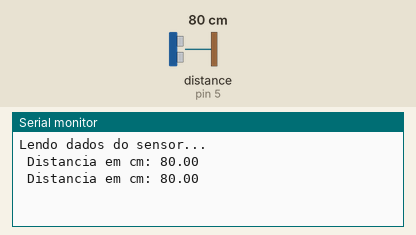
This sketch was run on a simulated Arduino Uno, built with avr-gcc and run on an emulated ATmega328P. Parts: the last lines printed to the serial monitor. The inputs (shaded band) are chosen by the test bench; at power-on: distance to the obstacle (sensor on pin 5) 80 cm. The echo pulse lasts 58.3 µs per cm.

Above: at 3.8 s.
3.9 s: distance to the obstacle (sensor on pin 5) set to 97 cm
At 7.4 s:
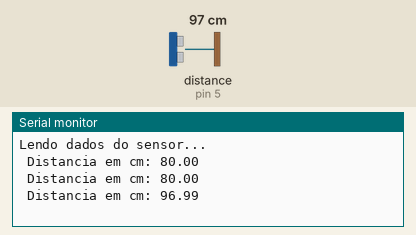
7.8 s: distance to the obstacle (sensor on pin 5) set to 104 cm
At 9.9 s:
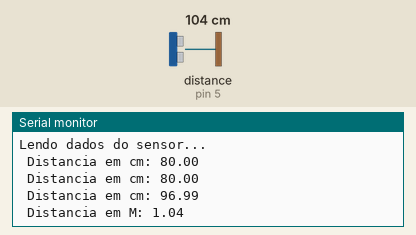

The sketch:

distance_sensor.ino
```cpp
//Projeto: Medidor de distancia com sensor ultrassonico
//autor: Azzi

#include <Ultrasonic.h>

#define pino_trigger 4
#define pino_echo 5

//Inicializa o sensor nos pinos definidos acima
Ultrasonic ultrasonic(pino_trigger, pino_echo);

void setup() {
  Serial.begin(9600);
  Serial.println("Lendo dados do sensor... ");
}

void loop() {

  //Le as informacoes do sensor, em cm e pol
  float cmMsec, inMsec;
  long microsec = ultrasonic.timing();
  cmMsec = ultrasonic.convert(microsec, Ultrasonic::CM);
  if(cmMsec >= 100)
  {
    float mMsec = cmMsec /100;
    Serial.print(" Distancia em M: ");
    Serial.print(mMsec);
    Serial.println();
    delay(3000);
  }
  else {
    Serial.print(" Distancia em cm: ");
    Serial.print(cmMsec);
    Serial.println();
    delay(3000);
  }

}
```

Measured:
- the behaviour switches between 99 and 100 cm on distance to the obstacle (sensor on pin 5) (found by bisection; images 1 and 2)
- after the input at 3.9 s, the serial monitor: prints a new line after 2.1 s (image 1)
- after the input at 7.8 s, the serial monitor: prints a new line after 1.2 s (image 2)
